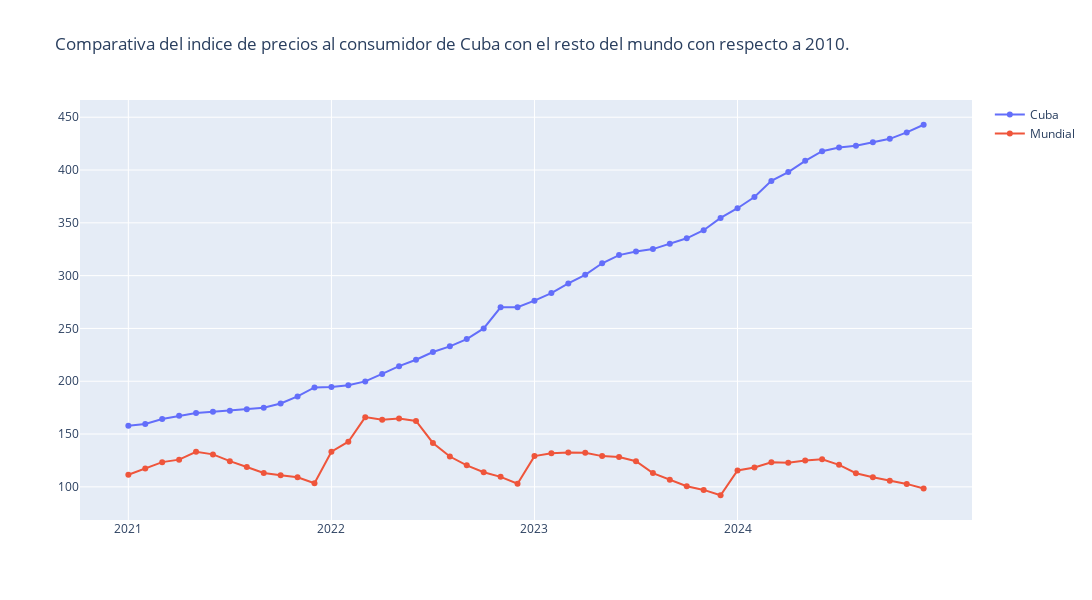

Source (notebook cell):
### Markdown cell above
Por lo lo que como se puede aprecir en la siguiente gráfica los indices de los precios al consumidor (IPC) de Cuba entre 2021 y 2024 con respecto a los precios del 2010 están muy por encima del resto del mundo debido la inflación creciente que hay en Cuba debido al notable aumento del precio del dólar, donde puede ver que el mes que más cerca estuvo el (IPC) de Cuba cerca del mundo fue en marzo de 2022.

### Code cell
code.ipc()

### Figure 1 — Plotly figure (JSON) as saved in the notebook; plotly's stock layout.template omitted (floating-point values rounded to 4 significant figures)
{"data": [{"mode": "lines+markers", "name": "Cuba", "type": "scatter", "x": ["January 2021", "February 2021", "March 2021", "April 2021", "May 2021", "June 2021", "July 2021", "August 2021", "September 2021", "October 2021", "November 2021", "December 2021", "January 2022", "February 2022", "March 2022", "April 2022", "May 2022", "June 2022", "July 2022", "August 2022", "September 2022", "October 2022", "November 2022", "December 2022", "January 2023", "February 2023", "March 2023", "April 2023", "May 2023", "June 2023", "July 2023", "August 2023", "September 2023", "October 2023", "November 2023", "December 2023", "January 2024", "February 2024", "March 2024", "April 2024", "May 2024", "June 2024", "July 2024", "August 2024", "September 2024", "October 2024", "November 2024", "December 2024"], "y": [157.8, 159.5, 164.2, 167.3, 169.8, 171, 172.1, 173.5, 174.8, 178.9, 185.6, 194.2, 194.5, 196.2, 199.9, 206.9, 214.3, 220.3, 227.7, 233.0, 239.9, 250.0, 270.0, 270.0, 276.3, 283.5, 292.6, 300.8, 311.7, 319.5, 322.9, 325.1, 330.3, 335.4, 343.0, 354.6, 363.8, 374.4, 389.7, 398.0, 408.7, 417.8, 421.3, 423.0, 426.3, 429.6, 435.6, 442.9]}, {"mode": "lines+markers", "name": "Mundial", "type": "scatter", "x": ["January 2021", "February 2021", "March 2021", "April 2021", "May 2021", "June 2021", "July 2021", "August 2021", "September 2021", "October 2021", "November 2021", "December 2021", "January 2022", "February 2022", "March 2022", "April 2022", "May 2022", "June 2022", "July 2022", "August 2022", "September 2022", "October 2022", "November 2022", "December 2022", "January 2023", "February 2023", "March 2023", "April 2023", "May 2023", "June 2023", "July 2023", "August 2023", "September 2023", "October 2023", "November 2023", "December 2023", "January 2024", "February 2024", "March 2024", "April 2024", "May 2024", "June 2024", "July 2024", "August 2024", "September 2024", "October 2024", "November 2024", "December 2024"], "y": [111.5, 117.4, 123.4, 125.8, 133.1, 130.7, 124.3, 118.8, 113.2, 111.0, 109.0, 103.4, 133.3, 142.7, 166.0, 163.6, 164.6, 162.3, 141.6, 128.7, 120.3, 113.8, 109.5, 102.9, 129.1, 131.7, 132.6, 132.3, 129.1, 128.3, 124.3, 113.0, 106.6, 100.6, 97.09, 92.04, 115.6, 118.3, 123.2, 122.9, 125.0, 126.2, 120.8, 112.9, 109.2, 105.7, 102.8, 98.41]}], "layout": {"height": 600, "title": {"text": "Comparativa del indice de precios al consumidor de Cuba con el resto del mundo con respecto a 2010."}, "width": 1100, "xaxis": {"tickangle": 0, "ticktext": [2021, 2022, 2023, 2024], "tickvals": [0, 12, 24, 36]}}}
